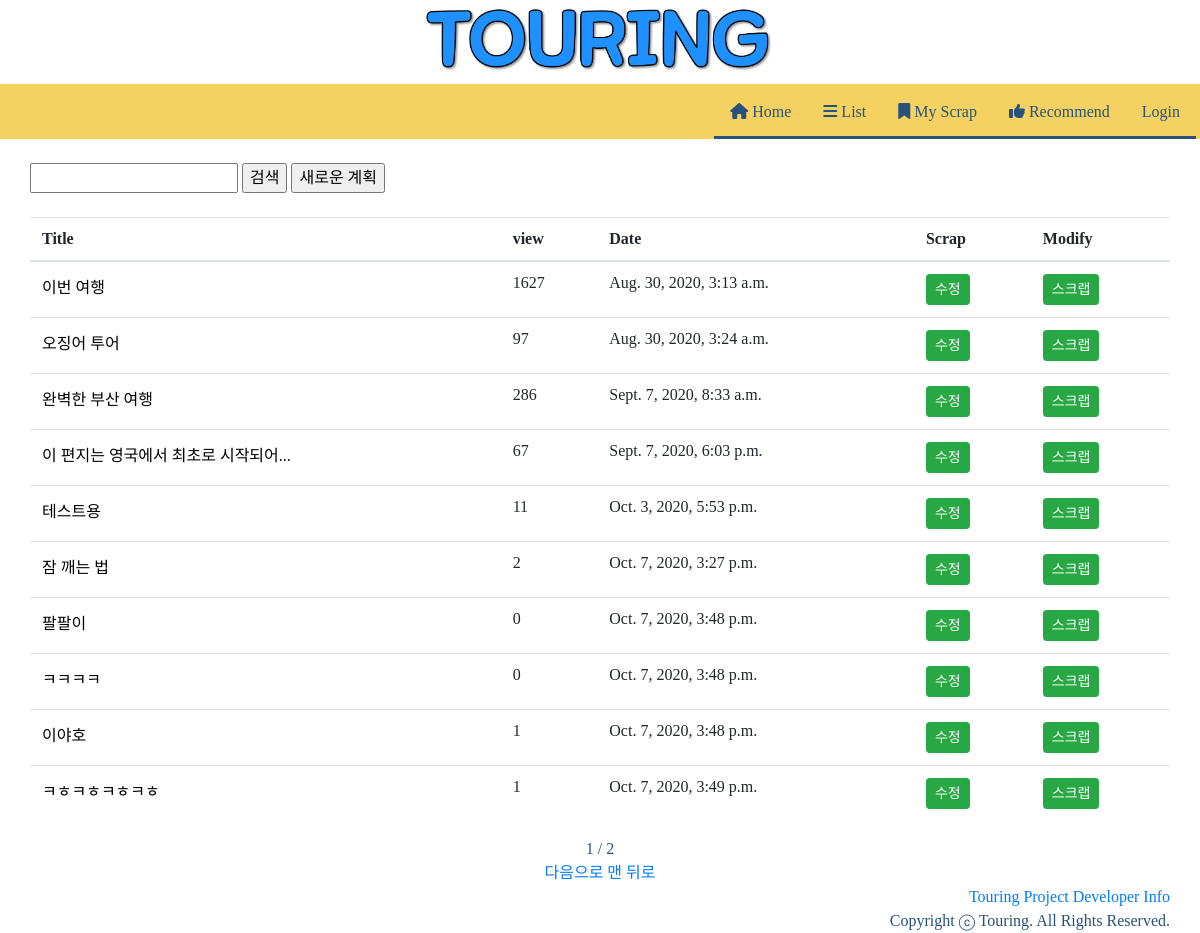
Screenshot of /tourPlan/search/ with the database file from the repository.
### tourPlan/models.py (models this page shows, shortened)
class Plan(models.Model):
    title = models.CharField(max_length=200)
    departDate = models.DateField(blank=True, default=timezone.now, null=True)
    arriveDate = models.DateField(blank=True, default=timezone.now, null=True)
    password = models.CharField(max_length=200)
    hotel = models.CharField(max_length=200)
    created_at = models.DateTimeField('작성시간', default = timezone.now)
    updated_at = models.DateTimeField('수정시간', default = timezone.now)
    view_count = models.IntegerField(default=0)
    scrap_users = models.ManyToManyField(User, through='Scrap', related_name= 'scrap_plans')
    scrap_count = models.PositiveIntegerField(default=0)

### tourPlan/views.py (the view)
# urls.py: path('search/', views.search, name='search'),
def search(request):
    plan_object = Plan.objects.all()
    query = request.GET.get('query','')
    page = request.GET.get('page')
    paginator = Paginator(plan_object.filter(title__icontains= query), 10)
    searches = paginator.get_page(page)
    if query :
        plan_object = plan_object.filter(title__icontains= query)
    return render(request, 'search.html', {'search':plan_object, 'query':query, 'searches':searches})

### tourPlan/templates/search.html (shortened to what this page needs)
{% extends 'nav.html' %}
{% load static %}
{% load bootstrap4 %}
{% block content %}
<html>
<head>
</head>
<body>
<br>
<div class="body_margin">
<form class="search" action="{% url 'search' %}" method="get">
    <input type="text" name="query" value="{{query}}">
    <input type="submit" name="" value="검색">
    <a href="{% url 'plancreate' %}"><input type="button" value="새로운 계획"></a>
</form>
<br>
<table class="table">
    <thead>
        <tr>
            <th scope = "col">Title</th>
            <th scope = "col">view</th>
            <th scope = "col">Date</th>
            <th scope = "col">Scrap</th>
            <th scope = "col">Modify</th>
        </tr>
    </thead>
    <tbody>
        {% for plan in searches %}
        <tr>
            <td><a class="title" href="{% url 'map' plan.id %}">{{plan.title}}</a></td>
            <td>{{plan.view_count}}</td>
            <td>{{plan.created_at}}</td>
            <td><a href="{% url 'map' plan.id %}" class = "btn btn-success btn-sm">수정</a></td>
            <td>
                {% if user in plan.scrap_users.all %}
                <a href="{% url 'scrap' plan.id %}" class = "btn btn-success btn-sm">스크랩 취소</a>
                {% else %}
                <a href ="{% url 'scrap' plan.id %}" class = "btn btn-success btn-sm">스크랩</a>
                {% endif %}
            </td>
        </tr>
        {% endfor %}
    </tbody>
</table>
<div class="container">
    <span>{{searches.number}}</span>
    <span>/</span>
    <span>{{searches.paginator.num_pages}}</span>
    <br>
    {% if searches.has_next %}
    <a href="?page={{searches.next_page_number}}&&query={{ query }}">다음으로</a>
    <a href="?page={{searches.paginator.num_pages}}&&query={{ query }}">맨 뒤로</a>
    {% endif %}
</div>
</div>
{% endblock %}

### tourPlan/static/base.css (style rules this page uses)
body { background-color: #FFFFFF; color: #28527A; }

### touring/templates/nav.html (style rules this page uses)
body { font-family: "KyoboHand"; }

### tourPlan/templates/search.html (style rules this page uses)
body { font-family: "KyoboHand"; }
.container { text-align:center; }
a.title { color: black; }
.search { margin:auto; text-align:left; }
.body_margin { padding-left: 30px; padding-right: 30px; }

### rows the page displays
Plan: title "이번 여행", view_count "1627", created_at "Aug. 30, 2020, 3:13 a.m.", shows "스크랩"
Plan: title "오징어 투어", view_count "97", created_at "Aug. 30, 2020, 3:24 a.m.", shows "스크랩"
Plan: title "완벽한 부산 여행", view_count "286", created_at "Sept. 7, 2020, 8:33 a.m.", shows "스크랩"
Plan: title "이 편지는 영국에서 최초로 시작되어...", view_count "67", created_at "Sept. 7, 2020, 6:03 p.m.", shows "스크랩"
Plan: title "테스트용", view_count "11", created_at "Oct. 3, 2020, 5:53 p.m.", shows "스크랩"
Plan: title "잠 깨는 법", view_count "2", created_at "Oct. 7, 2020, 3:27 p.m.", shows "스크랩"
Plan: title "팔팔이", view_count "0", created_at "Oct. 7, 2020, 3:48 p.m.", shows "스크랩"
Plan: title "ㅋㅋㅋㅋ", view_count "0", created_at "Oct. 7, 2020, 3:48 p.m.", shows "스크랩"
Plan: title "이야호", view_count "1", created_at "Oct. 7, 2020, 3:48 p.m.", shows "스크랩"
Plan: title "ㅋㅎㅋㅎㅋㅎㅋㅎ", view_count "1", created_at "Oct. 7, 2020, 3:49 p.m.", shows "스크랩"

### other values shown
{{ searches.number }} "1"
{{ searches.paginator.num_pages }} "2"
